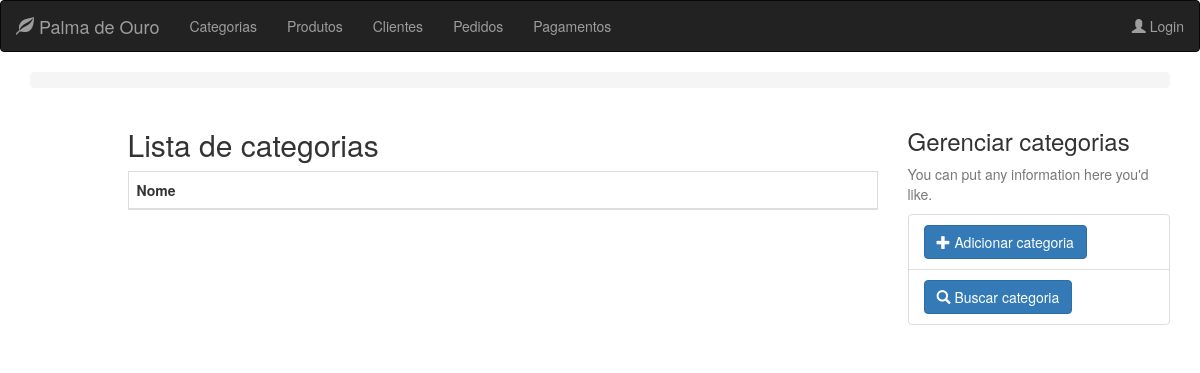
Page /category on the earlier database version.
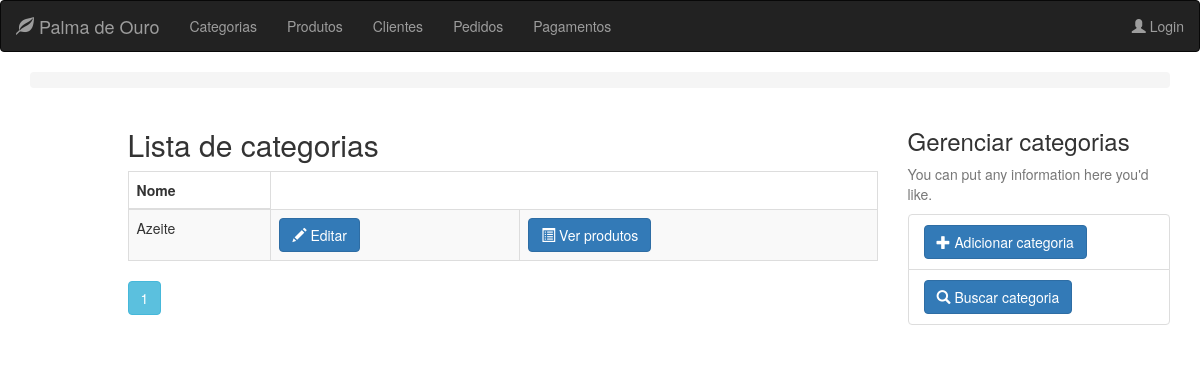
Same page on the later database version.
### app/models.py (models this page shows, shortened)
class Category(db.Model):
    __tablename__ = 'categories'
    id = db.Column(db.Integer, primary_key=True)
    title = db.Column(db.String(32), index=True, nullable=False)

### app/routes/category/routes.py (the view)
@blueprint_category.route("/category", methods=['GET'])
@register_breadcrumb(blueprint_category, '.', 'Categorias')
def get_categories():
    page = request.args.get('page', 1, type=int)
    categories = Category.query.order_by(Category.title).paginate(page=page, per_page=10)
    return render_template('category/list.html', categories=categories)

### app/templates/category/list.html
{% extends "base.html" %}
{% block page_content %}
    <div class="row">
        <div class="col-md-8 col-md-offset-1">
            <h2 class="titulo-principal">Lista de categorias</h2>
            <table class="table table-striped table-responsive table-bordered">
                <thead class="thead-default">
                <tr>
                    <th>Nome</th>
                </tr>
                </thead>
                <tbody>
                {% for category in categories.items %}
                    <tr>
                        <td>{{ category.title }}</td>
                        <td>
                            <div class="btn-group">
                                <a href="{{ url_for('blueprint_category.update_category',id=category.id) }}"
                                   class="btn btn-primary">
                                    <span class="glyphicon glyphicon-pencil" aria-hidden="true"></span> Editar
                                </a>
                            </div>
                        </td>
                        <td>
                            <div class="btn-group">
                                <a href="{{ url_for('blueprint_category.products_of',id=category.id) }}"
                                   class="btn btn-primary">
                                    <span class="glyphicon glyphicon-list-alt" aria-hidden="true"></span> Ver produtos
                                </a>
                            </div>
                        </td>
                    </tr>
                {% endfor %}
                </tbody>
            </table>
            {% for page_number in categories.iter_pages(left_edge=1,right_edge=1,left_current=1,right_current=2) %}
                {% if page_number %}
                    {% if categories.page == page_number %}
                        <a class="btn btn-info mb-4"
                           href="{{ url_for('blueprint_category.get_categories',page=page_number) }}">{{ page_number }}</a>
                    {% else %}
                        <a class="btn btn-outline-info mb-4"
                           href="{{ url_for('blueprint_category.get_categories',page=page_number) }}">{{ page_number }}</a>
                    {% endif %}
                {% else %}
                    ...
                {% endif %}
            {% endfor %}
        </div>
        <div class="col-md-3">
            <div class="content-section">
                <h3>Gerenciar categorias</h3>
                <p class='text-muted'>You can put any information here you'd like.</p>
                <ul class="list-group">
                    <li class="list-group-item list-group-item-light">
                        <a href="{{ url_for('blueprint_category.new_category') }}" class="btn btn-primary">
                            <span class="glyphicon glyphicon-plus"></span>
                            Adicionar categoria
                        </a>
                    </li>
                    <li class=" list-group-item list-group-item-light">
                        <a href="{{ url_for('blueprint_category.search_category') }}" class="btn btn-primary">
                            <span class="glyphicon glyphicon glyphicon-search"></span>
                            Buscar categoria
                        </a>
                    </li>
                </ul>
            </div>
        </div>
    </div>
{% endblock %}

### app/templates/base.html (shortened to what this page needs)
{% extends "bootstrap/base.html" %}
    {% block head %}
        {{ super() }}
    {% endblock %}
{% block navbar %}
    <nav class="navbar navbar-inverse">
        <div class="container-fluid">
            <div class="navbar-header">
                <a class="navbar-brand" href="{{ url_for('blueprint_main.index') }}"><span
                        class="glyphicon glyphicon-leaf"></span> Palma de Ouro</a>
            </div>
            <ul class="nav navbar-nav">
                <li><a class="nav-item nav-link"
                       href="{{ url_for('blueprint_category.get_categories') }}">Categorias</a>
                </li>
                <li><a class="nav-item nav-link" href="{{ url_for('blueprint_product.get_products') }}">Produtos</a>
                </li>
                <li><a class="nav-item nav-link"
                       href="{{ url_for('blueprint_client.get_clients') }}">Clientes</a></li>
                <li><a class="nav-item nav-link"
                       href="{{ url_for('blueprint_order.get_orders') }}">Pedidos</a></li>
                <li><a class="nav-item nav-link"
                       href="{{ url_for('blueprint_payment.get_payment') }}">Pagamentos</a></li>
            </ul>
            <ul class="nav navbar-nav navbar-right">
                {% if current_user.is_authenticated %}
                    <li>
                        <a class="nav-item nav-link" href="{{ url_for('blueprint_clerk.account') }}">
                            <span class="glyphicon glyphicon-user"></span>
                            {{ current_user.name }}</a>
                        <div id="clerk-id" data-url="{{ current_user.id }}"></div>
                    </li>
                    <li>
                        <a class="nav-item nav-link" href="{{ url_for('blueprint_clerk.logout') }}">
                            <span class="glyphicon glyphicon-log-in"></span>
                            Logout</a>
                    </li>
                {% else %}
                    <li><a class="nav-item nav-link" href="{{ url_for('blueprint_clerk.login') }}">
                        <span class="glyphicon glyphicon-user"></span> Login</a></li>
                {% endif %}
            </ul>
        </div>
    </nav>
{% endblock %}
    {% block content %}
        <div class="container">
            <nav aria-label="breadcrumb">
                <ol class="breadcrumb primary-color">
                </ol>
            </nav>
            {% block page_content %}{% endblock %}
        </div>
    {% endblock %}

Differences in the rows shown:
added Category: title "Azeite"
Other differences:
new list line: "1"
